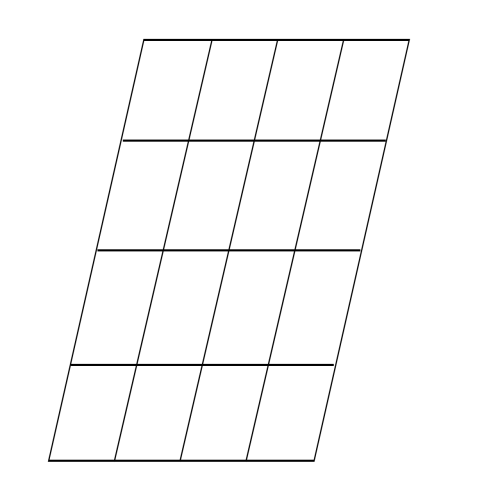
#> input picture demo.bmp, 500 x 500 px
$ python 5.8.py
#> lines starting #> are read from the running program, lines starting #| are printed output that depends on the picture
import cv2
import numpy as np

img = cv2.imread('../demo.bmp')
#> img is the input picture: shape (500, 500, 3); min 0, max 255, mean 249.5
rows, cols = img.shape[:2]
#> rows = 500; cols = 500
print(rows, cols)
#| 500 500
pts1 = np.float32([[150, 50], [400, 50], [60, 450], [310, 450]])
pts2 = np.float32([[50, 50], [rows - 50, 50], [50, cols - 50], [rows - 50, cols - 50]])
M = cv2.getPerspectiveTransform(pts1, pts2)
dst = cv2.warpPerspective(img, M, (cols, rows))
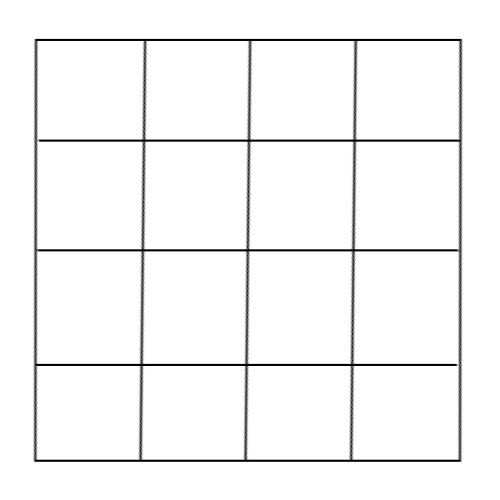
#> dst: shape (500, 500, 3); min 0, max 255, mean 246.2
cv2.imshow("img", img)
cv2.imshow("dst", dst)

cv2.waitKey()
cv2.destroyAllWindows()
